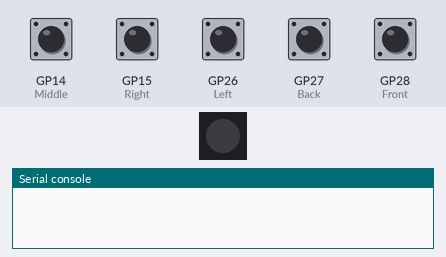
The program below on a simulated Raspberry Pi Pico running MicroPython. Parts: 1 RGB LEDs in strip order, left to right, the last lines printed to the serial console. The inputs (shaded band) are chosen by the test bench; at power-on: GP14 (Middle), GP15 (Right), GP26 (Left), GP27 (Back), GP28 (Front) HIGH. Dim RGB values are drawn brighter than linear.

Above: at 1.2 s.
1.3 s: GP14 (Middle) pulled LOW for 0.15 s
At 1.41 s:
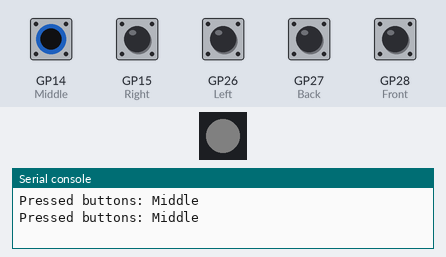
3.0 s: GP15 (Right) pulled LOW for 0.15 s
At 3.9 s:
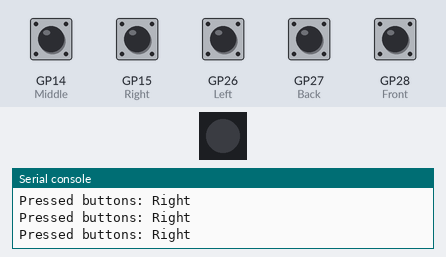
4.6 s: GP26 (Left) pulled LOW for 0.15 s
At 5.2 s:
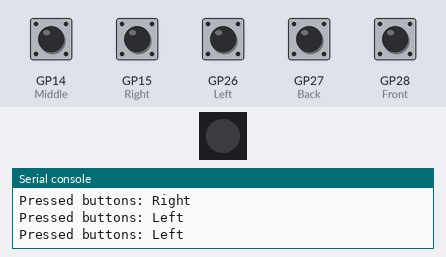
6.2 s: GP27 (Back) pulled LOW for 0.15 s
At 6.31 s:
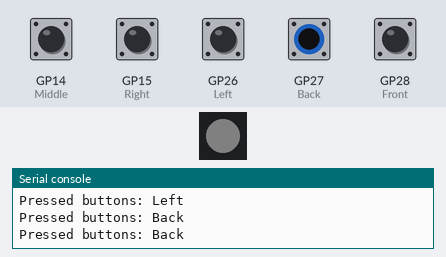
7.8 s: GP28 (Front) pulled LOW for 0.15 s
At 8.9 s:
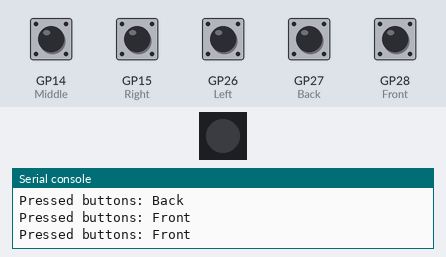
9.4 s: GP14 (Middle) driven LOW and GP15 (Right) driven LOW
At 10.4 s:
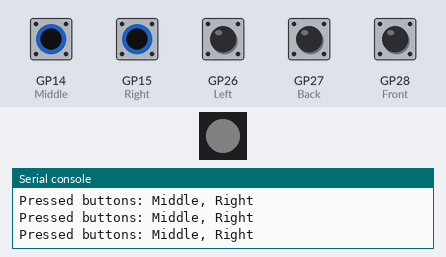
Timing chart, 0 to 11.9 s (numbered marks = the images above; inputs shaded):
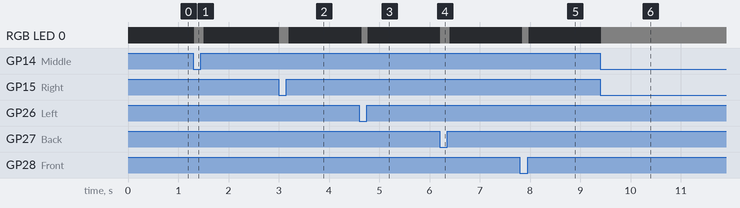

The program:

blink.py
```python
from machine import Pin
import time
import neopixel
"""
This library uses the plain firmware by https://www.waveshare.com/wiki/RP2350-Zero

This script reads the input the Pico to the aliexpress hat board
Each time a key is pressed, an output is printed in the REPL console and the integrated WS2812 led is turned on

"""

# ----- Configuration -----

# Button polling frequency (in Hertz)
polling_frequency_hz = 16
polling_interval_sec = 1 / polling_frequency_hz

# WS2812 LED setup (connected to GP16)
NUM_LEDS = 1
led_pin = Pin(16, Pin.OUT)
led_strip = neopixel.NeoPixel(led_pin, NUM_LEDS)

# Button pins mapped by label
buttons = {
    "Middle": Pin(14, Pin.IN, Pin.PULL_UP),
    "Right":  Pin(15, Pin.IN, Pin.PULL_UP),
    "Left":   Pin(26, Pin.IN, Pin.PULL_UP),
    "Back":   Pin(27, Pin.IN, Pin.PULL_UP),
    "Front":  Pin(28, Pin.IN, Pin.PULL_UP)
}

# ----- LED Control Functions -----

def turn_on_led(color):  # RGB: dim white
    led_strip[0] = color
    led_strip.write()

def turn_off_led():
    led_strip[0] = (0, 0, 0)
    led_strip.write()

# ----- Main Loop -----

while True:
    pressed_buttons = []

    for name, pin in buttons.items():
        if pin.value() == 0:  # Active LOW: pressed = 0
            pressed_buttons.append(name)

    if pressed_buttons:
        print("Pressed buttons:", ", ".join(pressed_buttons))
        turn_on_led((5, 5, 5))  # Turn on LED with reduced brightness
    else:
        turn_off_led()  # Turn off LED

    time.sleep(polling_interval_sec)
```

Measured:
- after the input at 1.3 s, RGB LED 0: off → RGB(5, 5, 5) at once, → off 0.19 s later
- after the input at 3.0 s, RGB LED 0: off → RGB(5, 5, 5) at once, → off 0.19 s later
- after the input at 4.6 s, RGB LED 0: off → RGB(5, 5, 5) after 0.05 s, → off 0.13 s later
- after the input at 6.2 s, RGB LED 0: off → RGB(5, 5, 5) at once, → off 0.19 s later
- after the input at 7.8 s, RGB LED 0: off → RGB(5, 5, 5) after 0.05 s, → off 0.13 s later
- after the input at 9.4 s, RGB LED 0: off → RGB(5, 5, 5) at once
